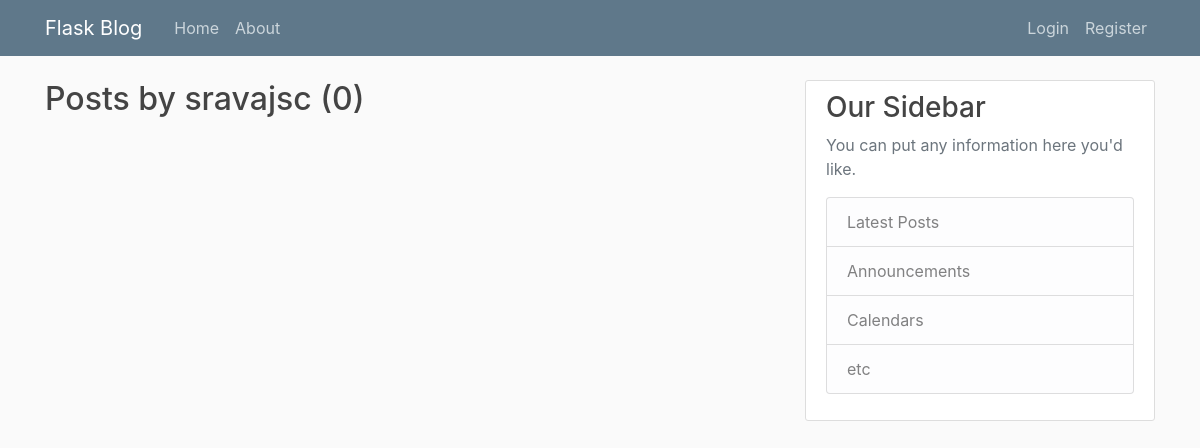
The page /user/sravajsc on the database as committed earlier.
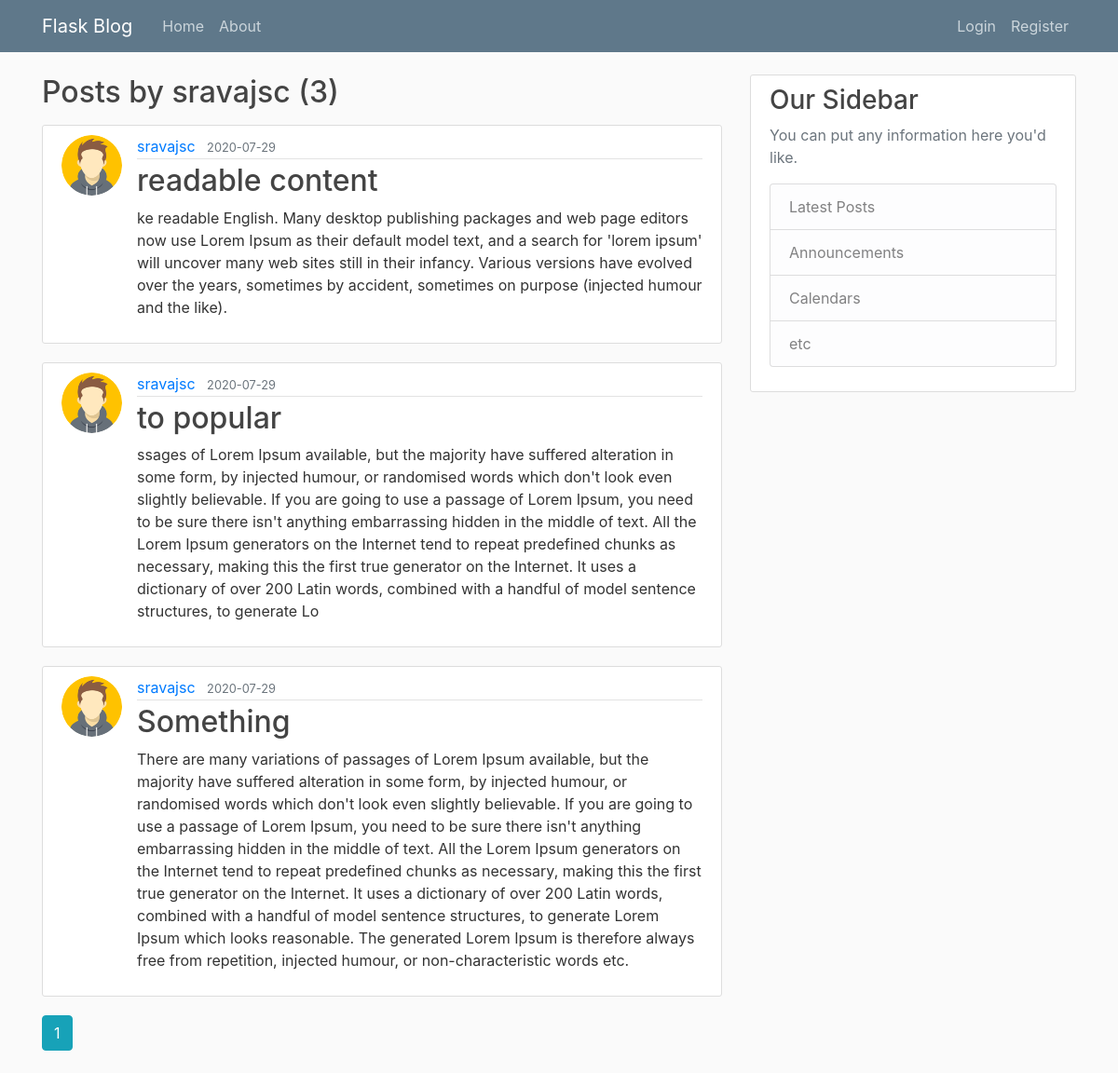
The same page on the database as committed later.
### ffgt/models.py (models this page shows, shortened)
class User(db.Model, UserMixin):
    id = db.Column(db.Integer, primary_key=True)
    username = db.Column(db.String(20), unique=True, nullable=False)
    email = db.Column(db.String(120), unique=True, nullable=False)
    image_file = db.Column(db.String(20), nullable=False, default='default.png')
    password = db.Column(db.String(60), nullable=False)
    posts = db.relationship('Post', backref='author', lazy=True)

class Post(db.Model):
    id = db.Column(db.Integer, primary_key=True)
    title = db.Column(db.String(100), nullable=False)
    date = db.Column(db.DateTime, nullable=False, default=datetime.utcnow)
    content = db.Column(db.Text, nullable=False)
    user_id = db.Column(db.Integer, db.ForeignKey('user.id'), nullable=False)

### ffgt/routes.py (the view)
@app.route('/user/<string:username>')
def user_posts(username):
    page = request.args.get('page', 1, type=int)
    user = User.query.filter_by(username=username).first_or_404()
    posts = Post.query.filter_by(author=user)\
        .order_by(Post.date.desc())\
        .paginate(page= page, per_page=3)
    return render_template('user_posts.html', posts=posts, user=user)

### ffgt/templates/user_posts.html
{% extends 'layout.html' %}
{% block content %}
<h2 class="mb-3">Posts by {{ user.username }} ({{ posts.total }})</h2>
{% for post in posts.items %}
<article class="media content-section">
    <img src="{{ url_for('static', filename='dp/') + post.author.image_file}}" alt=""
         class="rounded-circle article-img">
    <div class="media-body">
        <div class="article-metadata">
            <a class="mr-2" href="{{ url_for('user_posts', username=post.author.username) }}">{{ post.author.username }}</a>
            <small class="text-muted">{{ post.date.strftime('%Y-%m-%d') }}</small>
        </div>
        <h2><a class="article-title" href="{{ url_for('post', post_id=post.id) }}">{{ post.title }}</a></h2>
        <p class="article-content">{{ post.content }}</p>
    </div>
</article>
{% endfor %}
{% for page_num in posts.iter_pages(left_edge=1, right_edge=1, left_current=1, right_current=2) %}
    {% if page_num %}
        {% if posts.page == page_num %}
            <a class="btn btn-info mb-4" href="{{ url_for('user_posts', username = user.username, page=page_num) }}">{{ page_num }}</a>
        {% else %}
            <a class="btn btn-outline-info mb-4" href="{{ url_for('user_posts', username = user.username,page=page_num) }}">{{ page_num }}</a>
        {% endif %}
    {% endif %}
{% endfor %}
{% endblock content %}

### ffgt/templates/layout.html (shortened to what this page needs)
<!DOCTYPE html>
<html lang="en">
<head>
    <link rel="stylesheet" href="https://stackpath.bootstrapcdn.com/bootstrap/4.5.0/css/bootstrap.min.css">
    <link rel="stylesheet" type="text/css" href="{{ url_for('static', filename='main.css') }}" >
</head>
<body>
    <header class="site-header">
      <nav class="navbar navbar-expand-md navbar-dark bg-steel fixed-top">
        <div class="container">
          <a class="navbar-brand mr-4" href="/">Flask Blog</a>
          <div class="collapse navbar-collapse" id="navbarToggle">
            <div class="navbar-nav mr-auto">
              <a class="nav-item nav-link" href="{{ url_for('home') }}">Home</a>
              <a class="nav-item nav-link" href="{{ url_for('about') }}">About</a>
            </div>
            <div class="navbar-nav">
                {% if current_user.is_authenticated %}
                <a class="nav-item nav-link" href="{{ url_for('new_post') }}">New Post</a>
                <a class="nav-item nav-link" href="{{ url_for('account') }}">Account</a>
                    <a class="nav-item nav-link" href="{{ url_for('logout') }}">Logout</a>
                {% else %}
                    <a class="nav-item nav-link" href="{{ url_for('login') }}">Login</a>
                    <a class="nav-item nav-link" href="{{ url_for('register') }}">Register</a>
                {% endif %}
            </div>
          </div>
        </div>
      </nav>
    </header>
    <main role="main" class="container">
      <div class="row">
        <div class="col-md-8">
          {% block content %}{% endblock %}
        </div>
        <div class="col-md-4">
          <div class="content-section">
            <h3>Our Sidebar</h3>
            <p class='text-muted'>You can put any information here you'd like.
              <ul class="list-group">
                <li class="list-group-item list-group-item-light">Latest Posts</li>
                <li class="list-group-item list-group-item-light">Announcements</li>
                <li class="list-group-item list-group-item-light">Calendars</li>
                <li class="list-group-item list-group-item-light">etc</li>
              </ul>
            </p>
          </div>
        </div>
      </div>
    </main>
</body>
</html>

### ffgt/static/main.css (style rules this page uses)
body { background: #fafafa; color: #333333; margin-top: 5rem; }
h1, h2, h3, h4, h5, h6 { color: #444444; }
.bg-steel { background-color: #5f788a; }
.site-header .navbar-nav .nav-link { color: #cbd5db; }
.content-section { background: #ffffff; padding: 10px 20px; border: 1px solid #dddddd; border-radius: 3px; margin-bottom: 20px; }
.article-title { color: #444444; }
.article-content { white-space: pre-line; }
.article-img { height: 65px; width: 65px; margin-right: 16px; }
.article-metadata { padding-bottom: 1px; margin-bottom: 4px; border-bottom: 1px solid #e3e3e3 }

Rows that differ between the two databases and show on the page:
added Post: image_file (picture), author.username "sravajsc", date "2020-07-29", title "readable content", content "ke readable English. Many desktop publishing packages and web page editors now use Lorem Ipsum as their default model text, and a search for 'lorem ipsum' will uncover many web sites still in their infancy. Various versions have evolved over the years, sometimes by accident, sometimes on purpose (injected humour and the like)."
added Post: image_file (picture), author.username "sravajsc", date "2020-07-29", title "to popular", content "ssages of Lorem Ipsum available, but the majority have suffered alteration in some form, by injected humour, or randomised words which don't look even slightly believable. If you are going to use a passage of Lorem Ipsum, you need to be sure there isn't anything embarrassing hidden in the middle of text. All the Lorem Ipsum generators on the Internet tend to repeat predefined chunks as necessary, making this the first true generator on the Internet. It uses a dictionary of over 200 Latin words, combined with a handful of model sentence structures, to generate Lo"
added Post: image_file (picture), author.username "sravajsc", date "2020-07-29", title "Something", content "There are many variations of passages of Lorem Ipsum available, but the majority have suffered alteration in some form, by injected humour, or randomised words which don't look even slightly believable. If you are going to use a passage of Lorem Ipsum, you need to be sure there isn't anything embarrassing hidden in the middle of text. All the Lorem Ipsum generators on the Internet tend to repeat predefined chunks as necessary, making this the first true generator on the Internet. It uses a dictionary of over 200 Latin words, combined with a handful of model sentence structures, to generate Lorem Ipsum which looks reasonable. The generated Lorem Ipsum is therefore always free from…"
Other text that changed with them:
{{ posts.total }}: "0" → "3"
new list line: "1"
